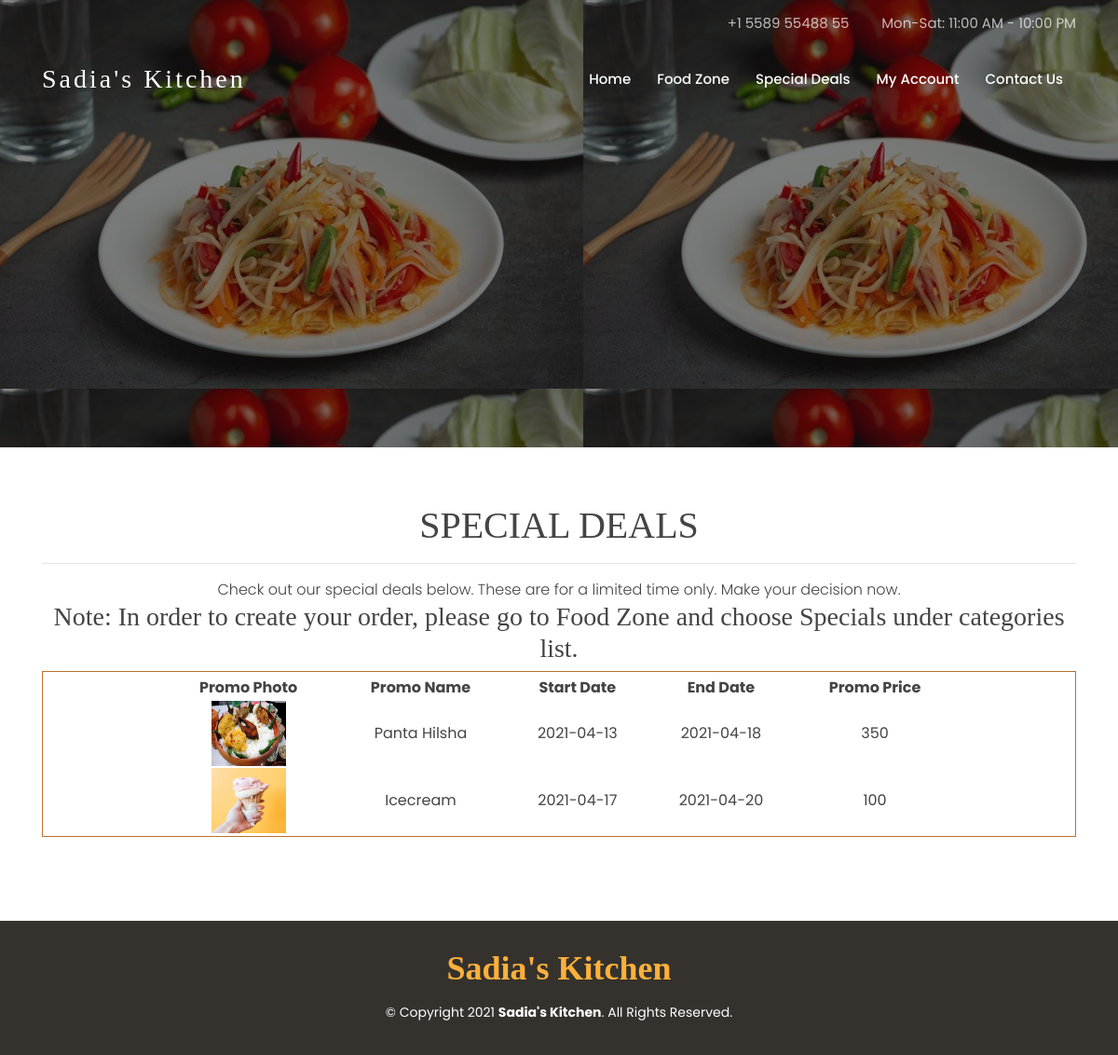
The page /specialdeals.php on the database its author committed.
### tables this page shows
CREATE TABLE `specials` (
  `special_id` int(15) NOT NULL,
  `special_name` varchar(25) NOT NULL,
  `special_description` text NOT NULL,
  `special_price` float NOT NULL,
  `special_start_date` date NOT NULL,
  `special_end_date` date NOT NULL,
  `special_photo` text NOT NULL
);

### specialdeals.php (the view, shortened to what this page needs)
<?php
	$conn = mysqli_connect(DB_HOST, DB_USER, DB_PASSWORD,DB_DATABASE);
$result=mysqli_query($conn,"SELECT * FROM specials")
or die("There are no records to display ... \n" . mysqli_error());
?>
<?php
    $flag_1 = 1;
    $currencies=mysqli_query($conn,"SELECT * FROM currencies WHERE flag='$flag_1'")
    or die("A problem has occured ... \n" . "Our team is working on it at the moment ... \n" . "Please check back after few hours.");
?>
<!DOCTYPE html>
<html lang="en">
<?php include 'header.php'; ?>
<body>
  <section id="topbar" class="d-none d-lg-flex align-items-center fixed-top topbar-transparent">
    <div class="container text-right">
      <i class="icofont-phone"></i> +1 5589 55488 55
      <i class="icofont-clock-time icofont-rotate-180"></i> Mon-Sat: 11:00 AM - 10:00 PM
    </div>
  </section>
  <header id="header" class="fixed-top d-flex align-items-center header-transparent">
    <div class="container d-flex align-items-center">
      <div class="logo mr-auto">
        <h1 class="text-light"><a href="index.php"><span>Sadia's Kitchen</span></a></h1>
      </div>
      <nav class="nav-menu d-none d-lg-block">
        <ul>
          <li><a href="index.php">Home</a></li>
  <li><a href="foodzone.php">Food Zone</a></li>
  <li><a href="specialdeals.php">Special Deals</a></li>
  <li><a href="member-index.php">My Account</a></li>
  <li><a href="contactus.php">Contact Us</a></li>
        </ul>
      </nav>
    </div>
  </header>
  <section id="hero" style="height: 60vh">
    <div class="hero-container">
      <div id="heroCarousel" class="carousel slide carousel-fade" data-ride="carousel">
        <div class="carousel-inner" role="listbox">
          <div class="carousel-item active" style="background: url(assets/img/slide/slide-1.jpg);">
            <div class="carousel-container">
            </div>
          </div>
        </div>
      </div>
    </div>
  </section>
<main id="main">
    <section id="why-us" class="why-us">
      <div class="container">
        <div class="section-title">
  <h1>SPECIAL DEALS</h1>
  <hr>
  <p>Check out our special deals below. These are for a limited time only. Make your decision now.</p>
  <h3>Note: In order to create your order, please go to Food Zone and choose Specials under categories list.</h3>
  <div style="border:#bd6f2f solid 1px;padding:4px 6px 2px 6px">
<table width="850" align="center">
        <tr>
                <th>Promo Photo</th>
                <th>Promo Name</th>
                <th>Start Date</th>
                <th>End Date</th>
                <th>Promo Price</th>
        </tr>
        <?php
                $symbol=mysqli_fetch_assoc($currencies);
                while ($row=mysqli_fetch_assoc($result)){
                    echo "<tr>";
                    echo '<td><a href=images/'. $row['special_photo']. ' alt="click to view full image" target="_blank"><img src=images/'. $row['special_photo']. ' width="80" height="70"></a></td>';
                    echo "<td>" . $row['special_name']."</td>";
                    echo "<td>" . $row['special_start_date']."</td>";
                    echo "<td>" . $row['special_end_date']."</td>";
                    echo "<td>" . $symbol['currency_symbol']. "" . $row['special_price']."</td>";
                    echo "</tr>";
                    }
?>
</table>
  </div>
          </div>
        </div>
    </section>
  </main>
  <?php include 'footer.php' ?>
</body>
</html>

### assets/css/style.css (style rules this page uses)
body { font-family: "Poppins", sans-serif; color: #444444; }
a { color: #ffb03b; }
h1, h2, h3, h4, h5, h6 { font-family: auto; }
#topbar { padding: 0; font-size: 15px; height: 50px; transition: all 0.5s; background: rgba(26, 24, 22, 0.8); color: rgba(255, 255, 255, 0.7); }
#topbar.topbar-transparent { background: transparent; }
#topbar i { color: #ffb03b; }
#topbar i + i { margin-left: 15px; }
#header { top: 50px; height: 70px; z-index: 997; transition: all 0.5s; padding: 10px 0; background: rgba(26, 24, 22, 0.85); }
#header.header-transparent { background: transparent; }
#header .logo h1 { font-size: 28px; margin: 0; line-height: 1; font-weight: 400; letter-spacing: 3px; }
#header .logo h1 a, #header .logo h1 a:hover { color: #fff; text-decoration: none; }
.nav-menu, .nav-menu * { margin: 0; padding: 0; list-style: none; }
.nav-menu > ul > li { position: relative; white-space: nowrap; float: left; }
.nav-menu a { display: block; position: relative; color: white; padding: 9px 14px; transition: 0.3s; font-size: 15px; font-weight: 500; font-family: "Poppins", sans-serif; }
.mobile-nav { position: fixed; top: 55px; right: 15px; bottom: 15px; left: 15px; z-index: 9999; overflow-y: auto; background: #fff; transition: ease-in-out 0.2s; opacity: 0; visibility: hidden; border-radius: 10px; padding: 10px 0; }
.mobile-nav * { margin: 0; padding: 0; list-style: none; }
.mobile-nav a { display: block; position: relative; color: #433f39; padding: 10px 20px; font-weight: 500; outline: none; }
#hero { width: 100%; height: 60vh; background-color: rgba(39, 37, 34, 0.8); overflow: hidden; padding: 0; }
#hero .carousel-item { width: 100%; height: 100vh; background-size: cover; background-position: center; background-repeat: no-repeat; }
#hero .carousel-item::before { content: ''; background-color: rgba(12, 11, 10, 0.5); position: absolute; top: 0; right: 0; left: 0; bottom: 0; }
#hero .carousel-container { display: flex; justify-content: center; align-items: center; position: absolute; bottom: 0; top: 0; left: 0; right: 0; }
#hero .carousel-inner .carousel-item { transition-property: opacity; background-position: center top; }
#hero .carousel-inner .carousel-item, #hero .carousel-inner .active.carousel-item-left, #hero .carousel-inner .active.carousel-item-right { opacity: 0; }
#hero .carousel-inner .active, #hero .carousel-inner .carousel-item-next.carousel-item-left, #hero .carousel-inner .carousel-item-prev.carousel-item-right { opacity: 1; transition: 0.5s; }
section { padding: 60px 0; }
.section-title { text-align: center; padding-bottom: 30px; }
.section-title p { margin: 15px auto 0 auto; font-weight: 300; }
@media (min-width: 1024px) { .section-title p { width: 100%; } }

### rows shown on the page
specials: special_photo (picture), special_name "Panta Hilsha", special_start_date "2021-04-13", special_end_date "2021-04-18", special_price "350"
specials: special_photo (picture), special_name "Icecream", special_start_date "2021-04-17", special_end_date "2021-04-20", special_price "100"
